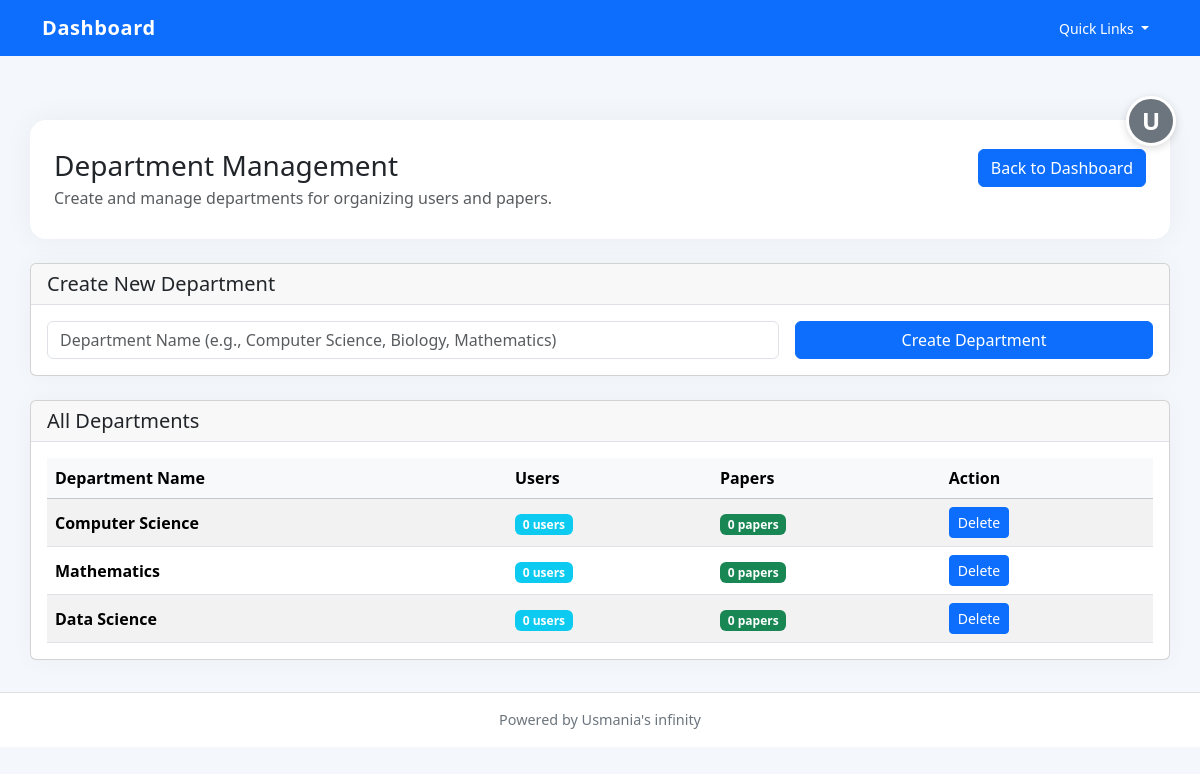
The app's page /admin/departments (signed in), older data.
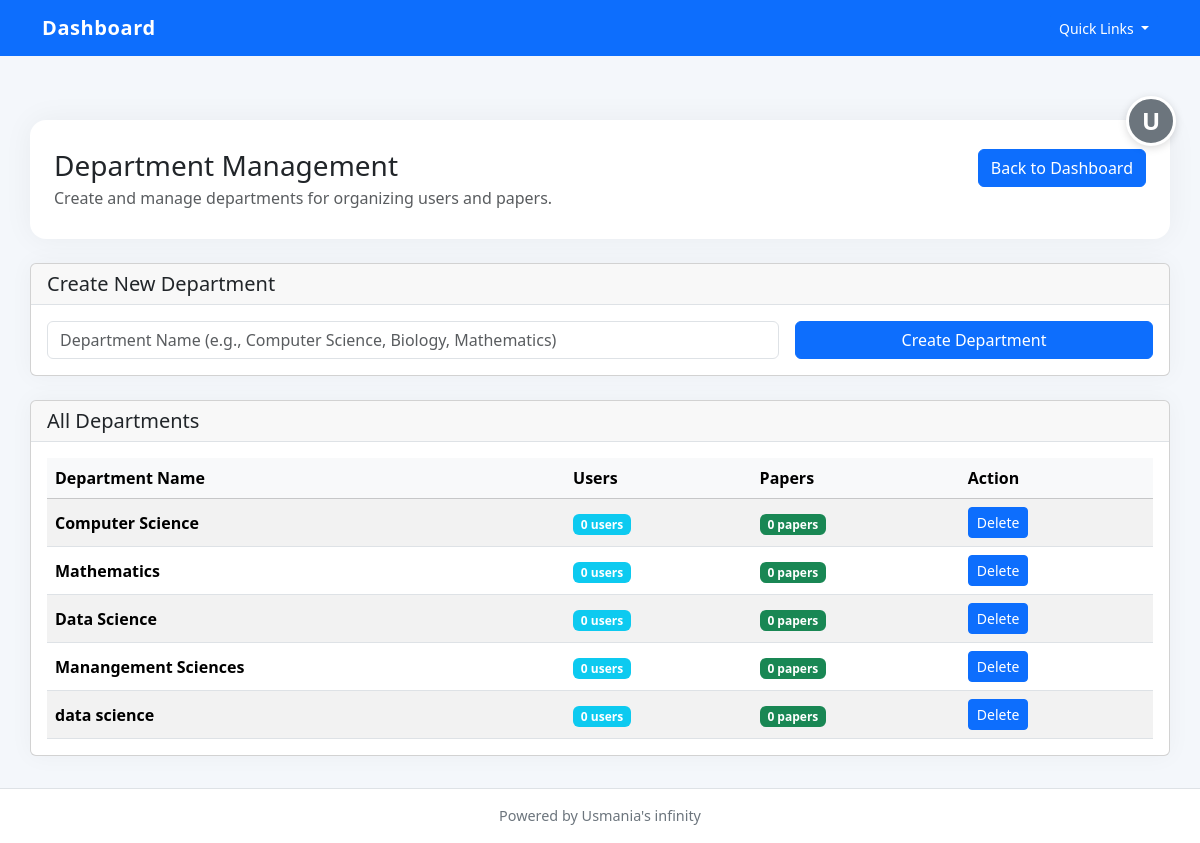
The same page, newer data.
### app/models.py (models this page shows)
class User(UserMixin, db.Model):
    __tablename__ = "users"
    id = db.Column(db.Integer, primary_key=True)
    name = db.Column(db.String(150), nullable=False)
    email = db.Column(db.String(150), unique=True, nullable=False)
    password = db.Column(db.String(255), nullable=False)
    role = db.Column(db.String(50), default="faculty")  # faculty / admin
    department_id = db.Column(db.Integer, db.ForeignKey("departments.id"))
    papers = db.relationship("Paper", backref="author", lazy=True)
    approved = db.Column(db.Boolean, default=False)
    created_at = db.Column(db.DateTime, default=datetime.utcnow)

class Department(db.Model):
    __tablename__ = "departments"
    id = db.Column(db.Integer, primary_key=True)
    name = db.Column(db.String(150), unique=True, nullable=False)
    users = db.relationship("User", backref="department", lazy=True)
    papers = db.relationship("Paper", backref="department", lazy=True)

### app/routes/admin.py (the view)
@admin_bp.route("/departments")
@login_required
def view_departments():
    if current_user.role != "admin":
        return redirect(url_for("auth.dashboard"))
    departments = Department.query.all()
    return render_template("admin_departments.html", departments=departments)

### app/routes/auth.py (called while the page is built)
@login_manager.user_loader
def load_user(user_id):
    return User.query.get(int(user_id))

### app/templates/admin_departments.html (shortened to what this page needs)
{% extends "base.html" %}
{% block content %}
<div class="page-header">
    <div class="d-flex flex-column flex-md-row justify-content-between gap-3 align-items-start">
        <div>
            <h1 class="h3 mb-1">Department Management</h1>
            <p class="text-muted mb-0">Create and manage departments for organizing users and papers.</p>
        </div>
        <div>
            <a class="btn btn-primary" href="{{ url_for('admin.dashboard') }}">Back to Dashboard</a>
        </div>
    </div>
</div>
<div class="card card-shadow mb-4">
    <div class="card-header border-bottom">
        <h5 class="card-title mb-0">Create New Department</h5>
    </div>
    <div class="card-body">
        <form method="POST" action="{{ url_for('admin.add_department') }}">
            <div class="row g-3">
                <div class="col-md-8">
                    <input type="text" name="name" class="form-control" placeholder="Department Name (e.g., Computer Science, Biology, Mathematics)" required>
                </div>
                <div class="col-md-4">
                    <button type="submit" class="btn btn-primary w-100">Create Department</button>
                </div>
            </div>
        </form>
    </div>
</div>
<div class="card card-shadow">
    <div class="card-header border-bottom">
        <h5 class="card-title mb-0">All Departments</h5>
    </div>
    <div class="card-body">
        {% if departments %}
        <div class="table-responsive">
            <table class="table table-striped align-middle mb-0">
                <thead class="table-light">
                    <tr>
                        <th>Department Name</th>
                        <th>Users</th>
                        <th>Papers</th>
                        <th>Action</th>
                    </tr>
                </thead>
                <tbody>
                    {% for dept in departments %}
                    <tr>
                        <td>
                            <strong>{{ dept.name }}</strong>
                        </td>
                        <td>
                            <span class="badge bg-info">{{ dept.users|length }} users</span>
                        </td>
                        <td>
                            <span class="badge bg-success">{{ dept.papers|length }} papers</span>
                        </td>
                        <td>
                            <form method="POST" action="{{ url_for('admin.delete_department', dept_id=dept.id) }}" style="display:inline;">
                                <button type="submit" class="btn btn-sm btn-danger" onclick="return confirm('Are you sure you want to delete this department?');">Delete</button>
                            </form>
                        </td>
                    </tr>
                    {% endfor %}
                </tbody>
            </table>
        </div>
        {% else %}
        <p class="text-muted mb-0">No departments created yet. Create one using the form above.</p>
        {% endif %}
    </div>
</div>
{% endblock %}

### app/templates/base.html (shortened to what this page needs)
<!DOCTYPE html>
<html lang="en">
<head>
    <link href="https://cdn.jsdelivr.net/npm/bootstrap@5.3.3/dist/css/bootstrap.min.css" rel="stylesheet">
</head>
<body>
<nav class="navbar navbar-expand-lg navbar-dark bg-primary fixed-top">
    <div class="container">
        <a class="navbar-brand" href="{{ url_for('home') }}">Dashboard</a>
        <button class="navbar-toggler" type="button" data-bs-toggle="collapse" data-bs-target="#mainNav" aria-controls="mainNav" aria-expanded="false" aria-label="Toggle navigation">
        <div class="collapse navbar-collapse" id="mainNav">
            <div class="d-flex align-items-center ms-3">
                <div class="dropdown">
                    <button class="btn btn-light btn-sm dropdown-toggle" type="button" id="quickLinksDropdown" data-bs-toggle="dropdown" aria-expanded="false">
                        Quick Links
                    </button>
                </div>
            </div>
        </div>
    </div>
</nav>
<div class="profile-btn-container">
    {% if current_user.is_authenticated %}
    <a href="{{ url_for('auth.dashboard') }}" class="profile-btn" title="Profile">{{ current_user.name[0].upper() }}</a>
    {% else %}
    <a href="{{ url_for('auth.login') }}" class="profile-btn" title="Login">👤</a>
    {% endif %}
</div>
<div class="container content">
    {% block content %}{% endblock %}
</div>
<footer class="footer bg-white border-top">
    <div class="container">Powered by Usmania's infinity</div>
</footer>
</body>
</html>

### app/templates/base.html (style rules this page uses)
body { padding-top: 5.5rem; background: #f4f7fb; min-height: 100vh; }
.content { padding: 2rem 0; }
.navbar-brand { font-weight: 700; letter-spacing: 0.03em; }
.page-header { padding: 1.8rem 1.5rem; background: #ffffff; border-radius: 1rem; box-shadow: 0 0 30px rgba(0, 0, 0, 0.05); margin-bottom: 1.5rem; }
.page-header h1 { margin-bottom: 0.25rem; }
.btn, .btn-primary, .btn-outline-primary, .btn-outline-secondary, .btn-outline-info, .btn-secondary, .btn-danger, .btn-light { color: #fff !important; background-color: #0d6efd !important; border-color: #0d6efd !important; }
.card-shadow { box-shadow: 0 0 25px rgba(0,0,0,.04); }
.footer { padding: 1rem 0; text-align: center; color: #6c757d; font-size: 0.9rem; }
.profile-btn-container { position: fixed; top: 6rem; right: 1.5rem; z-index: 1000; }
.profile-btn { width: 50px; height: 50px; border-radius: 50%; background-color: #6c757d; color: white; display: flex; align-items: center; justify-content: center; text-decoration: none; font-weight: 600; font-size: 1.5rem; transition: all 0.3s ease; border: 3px solid white; box-shadow: 0 2px 8px rgba(0, 0, 0, 0.15); }

Row changes from the older to the newer data that the page shows:
added Department: name "Manangement Sciences", users|length "0", papers|length "0"
added Department: name "data science", users|length "0", papers|length "0"
